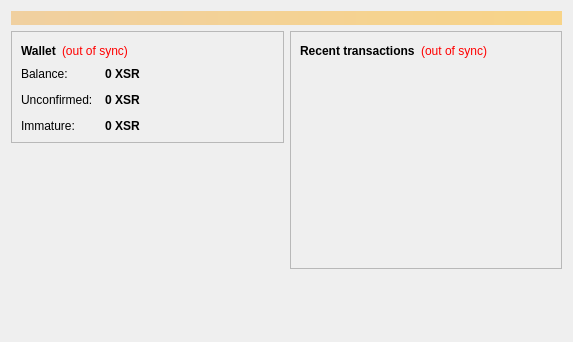
<?xml version="1.0" encoding="UTF-8"?>
<ui version="4.0">
 <class>OverviewPage</class>
 <widget class="QWidget" name="OverviewPage">
  <property name="geometry">
   <rect>
    <x>0</x>
    <y>0</y>
    <width>573</width>
    <height>342</height>
   </rect>
  </property>
  <property name="windowTitle">
   <string>Form</string>
  </property>
  <layout class="QVBoxLayout" name="topLayout">
   <item>
    <widget class="QLabel" name="labelAlerts">
     <property name="visible">
      <bool>false</bool>
     </property>
     <property name="styleSheet">
      <string notr="true">background-color: qlineargradient(x1: 0, y1: 0, x2: 1, y2: 0, stop:0 #F0D0A0, stop:1 #F8D488); color:#000000;</string>
     </property>
     <property name="wordWrap">
      <bool>true</bool>
     </property>
     <property name="margin">
      <number>3</number>
     </property>
    </widget>
   </item>
   <item>
    <layout class="QHBoxLayout" name="horizontalLayout" stretch="1,1">
     <item>
      <layout class="QVBoxLayout" name="verticalLayout_2">
       <item>
        <widget class="QFrame" name="frame">
         <property name="frameShape">
          <enum>QFrame::StyledPanel</enum>
         </property>
         <property name="frameShadow">
          <enum>QFrame::Raised</enum>
         </property>
         <layout class="QVBoxLayout" name="verticalLayout_4">
          <item>
           <layout class="QHBoxLayout" name="horizontalLayout_4">
            <item>
             <widget class="QLabel" name="label_5">
              <property name="font">
               <font>
                <weight>75</weight>
                <bold>true</bold>
               </font>
              </property>
              <property name="text">
               <string>Wallet</string>
              </property>
             </widget>
            </item>
            <item>
             <widget class="QLabel" name="labelWalletStatus">
              <property name="toolTip">
               <string>The displayed information may be out of date. Your wallet automatically synchronizes with the SucreCoin network after a connection is established, but this process has not completed yet.</string>
              </property>
              <property name="styleSheet">
               <string notr="true">QLabel { color: red; }</string>
              </property>
              <property name="text">
               <string notr="true">(out of sync)</string>
              </property>
              <property name="alignment">
               <set>Qt::AlignLeading|Qt::AlignLeft|Qt::AlignVCenter</set>
              </property>
             </widget>
            </item>
            <item>
             <spacer name="horizontalSpacer_2">
              <property name="orientation">
               <enum>Qt::Horizontal</enum>
              </property>
              <property name="sizeHint" stdset="0">
               <size>
                <width>40</width>
                <height>20</height>
               </size>
              </property>
             </spacer>
            </item>
           </layout>
          </item>
          <item>
           <layout class="QFormLayout" name="formLayout_2">
            <property name="fieldGrowthPolicy">
             <enum>QFormLayout::AllNonFixedFieldsGrow</enum>
            </property>
            <property name="horizontalSpacing">
             <number>12</number>
            </property>
            <property name="verticalSpacing">
             <number>12</number>
            </property>
            <item row="0" column="0">
             <widget class="QLabel" name="label">
              <property name="text">
               <string>Balance:</string>
              </property>
             </widget>
            </item>
            <item row="0" column="1">
             <widget class="QLabel" name="labelBalance">
              <property name="font">
               <font>
                <weight>75</weight>
                <bold>true</bold>
               </font>
              </property>
              <property name="cursor">
               <cursorShape>IBeamCursor</cursorShape>
              </property>
              <property name="toolTip">
               <string>Your current balance</string>
              </property>
              <property name="text">
               <string notr="true">0 XSR</string>
              </property>
              <property name="textInteractionFlags">
               <set>Qt::LinksAccessibleByMouse|Qt::TextSelectableByKeyboard|Qt::TextSelectableByMouse</set>
              </property>
             </widget>
            </item>
            <item row="1" column="0">
             <widget class="QLabel" name="label_3">
              <property name="text">
               <string>Unconfirmed:</string>
              </property>
             </widget>
            </item>
            <item row="1" column="1">
             <widget class="QLabel" name="labelUnconfirmed">
              <property name="font">
               <font>
                <weight>75</weight>
                <bold>true</bold>
               </font>
              </property>
              <property name="cursor">
               <cursorShape>IBeamCursor</cursorShape>
              </property>
              <property name="toolTip">
               <string>Total of transactions that have yet to be confirmed, and do not yet count toward the current balance</string>
              </property>
              <property name="text">
               <string notr="true">0 XSR</string>
              </property>
              <property name="textInteractionFlags">
               <set>Qt::LinksAccessibleByMouse|Qt::TextSelectableByKeyboard|Qt::TextSelectableByMouse</set>
              </property>
             </widget>
            </item>
            <item row="2" column="0">
             <widget class="QLabel" name="labelImmatureText">
              <property name="text">
               <string>Immature:</string>
              </property>
             </widget>
            </item>
            <item row="2" column="1">
             <widget class="QLabel" name="labelImmature">
              <property name="font">
               <font>
                <weight>75</weight>
                <bold>true</bold>
               </font>
              </property>
              <property name="toolTip">
               <string>Mined balance that has not yet matured</string>
              </property>
              <property name="text">
               <string notr="true">0 XSR</string>
              </property>
              <property name="textInteractionFlags">
               <set>Qt::LinksAccessibleByMouse|Qt::TextSelectableByKeyboard|Qt::TextSelectableByMouse</set>
              </property>
             </widget>
            </item>
           </layout>
          </item>
         </layout>
        </widget>
       </item>
       <item>
        <spacer name="verticalSpacer">
         <property name="orientation">
          <enum>Qt::Vertical</enum>
         </property>
         <property name="sizeHint" stdset="0">
          <size>
           <width>20</width>
           <height>40</height>
          </size>
         </property>
        </spacer>
       </item>
      </layout>
     </item>
     <item>
      <layout class="QVBoxLayout" name="verticalLayout_3">
       <item>
        <widget class="QFrame" name="frame_2">
         <property name="frameShape">
          <enum>QFrame::StyledPanel</enum>
         </property>
         <property name="frameShadow">
          <enum>QFrame::Raised</enum>
         </property>
         <layout class="QVBoxLayout" name="verticalLayout">
          <item>
           <layout class="QHBoxLayout" name="horizontalLayout_2">
            <item>
             <widget class="QLabel" name="label_4">
              <property name="text">
               <string>&lt;b&gt;Recent transactions&lt;/b&gt;</string>
              </property>
             </widget>
            </item>
            <item>
             <widget class="QLabel" name="labelTransactionsStatus">
              <property name="toolTip">
               <string>The displayed information may be out of date. Your wallet automatically synchronizes with the SucreCoin network after a connection is established, but this process has not completed yet.</string>
              </property>
              <property name="styleSheet">
               <string notr="true">QLabel { color: red; }</string>
              </property>
              <property name="text">
               <string notr="true">(out of sync)</string>
              </property>
              <property name="alignment">
               <set>Qt::AlignRight|Qt::AlignTrailing|Qt::AlignVCenter</set>
              </property>
             </widget>
            </item>
            <item>
             <spacer name="horizontalSpacer">
              <property name="orientation">
               <enum>Qt::Horizontal</enum>
              </property>
              <property name="sizeHint" stdset="0">
               <size>
                <width>40</width>
                <height>20</height>
               </size>
              </property>
             </spacer>
            </item>
           </layout>
          </item>
          <item>
           <widget class="QListView" name="listTransactions">
            <property name="styleSheet">
             <string notr="true">QListView { background: transparent; }</string>
            </property>
            <property name="frameShape">
             <enum>QFrame::NoFrame</enum>
            </property>
            <property name="verticalScrollBarPolicy">
             <enum>Qt::ScrollBarAlwaysOff</enum>
            </property>
            <property name="horizontalScrollBarPolicy">
             <enum>Qt::ScrollBarAlwaysOff</enum>
            </property>
            <property name="selectionMode">
             <enum>QAbstractItemView::NoSelection</enum>
            </property>
           </widget>
          </item>
         </layout>
        </widget>
       </item>
       <item>
        <spacer name="verticalSpacer_2">
         <property name="orientation">
          <enum>Qt::Vertical</enum>
         </property>
         <property name="sizeHint" stdset="0">
          <size>
           <width>20</width>
           <height>40</height>
          </size>
         </property>
        </spacer>
       </item>
      </layout>
     </item>
    </layout>
   </item>
  </layout>
 </widget>
 <resources/>
 <connections/>
</ui>
